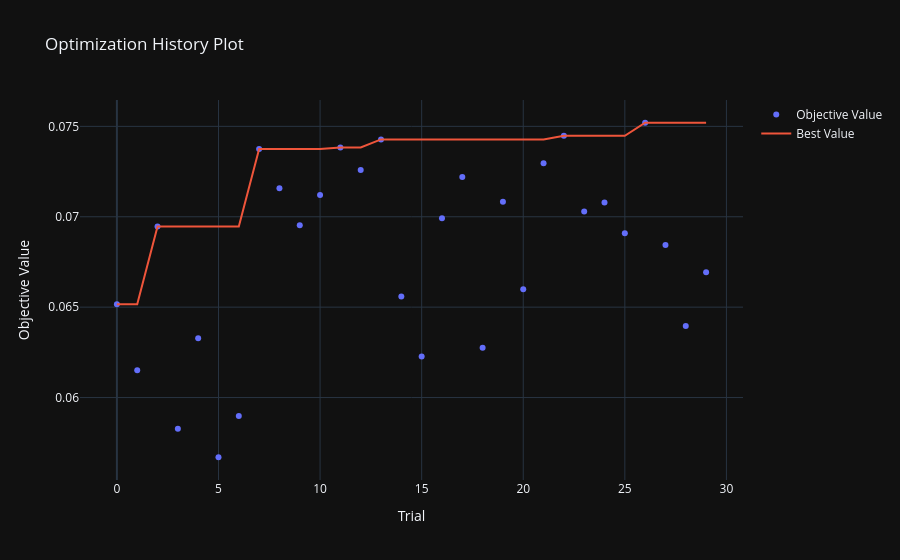
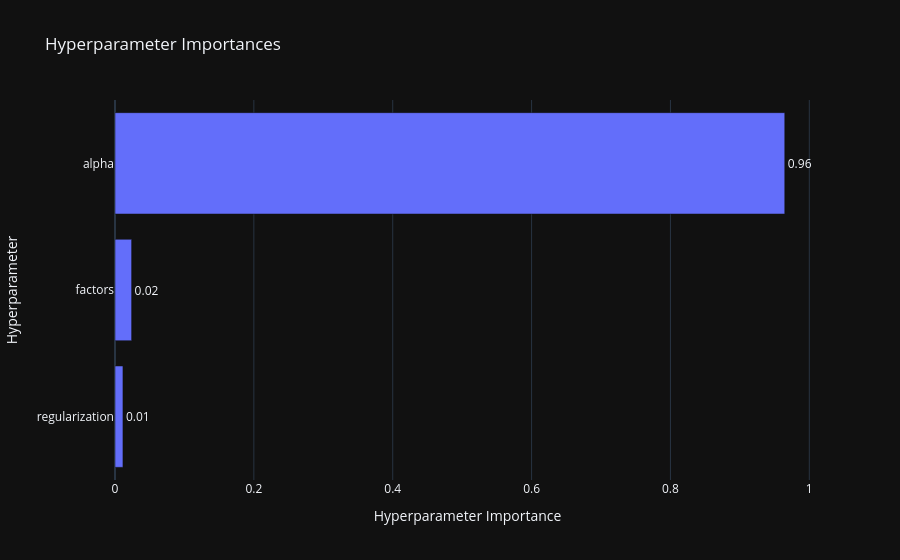
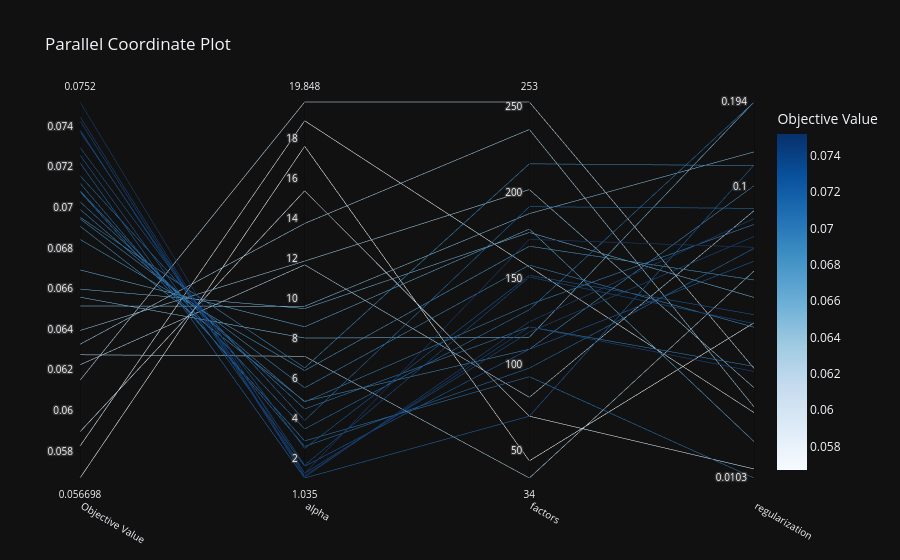

The notebook cell these images were saved under, in order:
### Code cell
import optuna.visualization as vis
import matplotlib.pyplot as plt

fig1 = vis.plot_optimization_history(study)
fig1.show()

fig2 = vis.plot_param_importances(study)
fig2.show()

fig3 = vis.plot_parallel_coordinate(study)
fig3.show()

print("\n" + "="*30)
print(f"ЛУЧШИЙ РЕЗУЛЬТАТ (NDCG@20): {study.best_value:.4f}")
print("ЛУЧШИЕ ПАРАМЕТРЫ:")
for key, value in study.best_params.items():
    print(f" - {key}: {value}")
print("="*30)

### Figure 1 — Plotly figure (JSON) as saved in the notebook; plotly's stock layout.template omitted (floating-point values rounded to 4 significant figures)
{"data": [{"mode": "markers", "name": "Objective Value", "x": [0, 1, 2, 3, 4, 5, 6, 7, 8, 9, 10, 11, 12, 13, 14, 15, 16, 17, 18, 19, 20, 21, 22, 23, 24, 25, 26, 27, 28, 29], "y": [0.06516, 0.06151, 0.06945, 0.05827, 0.06328, 0.0567, 0.05897, 0.07375, 0.07157, 0.06953, 0.0712, 0.07383, 0.07259, 0.07428, 0.0656, 0.06227, 0.06992, 0.07221, 0.06276, 0.07083, 0.06599, 0.07296, 0.07448, 0.07029, 0.07079, 0.06909, 0.0752, 0.06844, 0.06396, 0.06694], "type": "scatter"}, {"mode": "lines", "name": "Best Value", "x": [0, 1, 2, 3, 4, 5, 6, 7, 8, 9, 10, 11, 12, 13, 14, 15, 16, 17, 18, 19, 20, 21, 22, 23, 24, 25, 26, 27, 28, 29], "y": [0.06516, 0.06516, 0.06945, 0.06945, 0.06945, 0.06945, 0.06945, 0.07375, 0.07375, 0.07375, 0.07375, 0.07383, 0.07383, 0.07428, 0.07428, 0.07428, 0.07428, 0.07428, 0.07428, 0.07428, 0.07428, 0.07428, 0.07448, 0.07448, 0.07448, 0.07448, 0.0752, 0.0752, 0.0752, 0.0752], "type": "scatter"}, {"marker": {"color": "#cccccc"}, "mode": "markers", "name": "Infeasible Trial", "showlegend": false, "x": [], "y": [], "type": "scatter"}], "layout": {"title": {"text": "Optimization History Plot"}, "xaxis": {"title": {"text": "Trial"}}, "yaxis": {"title": {"text": "Objective Value"}}}}

### Figure 2 — Plotly figure (JSON) as saved in the notebook; plotly's stock layout.template omitted (floating-point values rounded to 4 significant figures)
{"data": [{"cliponaxis": false, "hovertemplate": ["regularization (FloatDistribution): 0.01143912354192943<extra></extra>", "factors (IntDistribution): 0.023934867014113195<extra></extra>", "alpha (FloatDistribution): 0.9646260094439574<extra></extra>"], "name": "Objective Value", "orientation": "h", "text": ["0.01", "0.02", "0.96"], "textposition": "outside", "x": [0.01144, 0.02393, 0.9646], "y": ["regularization", "factors", "alpha"], "type": "bar"}], "layout": {"title": {"text": "Hyperparameter Importances"}, "xaxis": {"title": {"text": "Hyperparameter Importance"}}, "yaxis": {"title": {"text": "Hyperparameter"}}}}

### Figure 3 — Plotly figure (JSON) as saved in the notebook; plotly's stock layout.template omitted (floating-point values rounded to 4 significant figures)
{"data": [{"dimensions": [{"label": "Objective Value", "range": [0.0567, 0.0752], "values": [0.06516, 0.06151, 0.06945, 0.05827, 0.06328, 0.0567, 0.05897, 0.07375, 0.07157, 0.06953, 0.0712, 0.07383, 0.07259, 0.07428, 0.0656, 0.06227, 0.06992, 0.07221, 0.06276, 0.07083, 0.06599, 0.07296, 0.07448, 0.07029, 0.07079, 0.06909, 0.0752, 0.06844, 0.06396, 0.06694]}, {"label": "alpha", "range": [1.035, 19.85], "values": [9.626, 19.85, 5.55, 18.91, 13.77, 17.63, 15.4, 1.673, 3.915, 6.547, 2.613, 1.267, 1.623, 1.08, 8.036, 11.7, 4.841, 1.035, 7.124, 3.489, 9.514, 2.517, 1.145, 4.489, 2.893, 4.873, 1.27, 6.41, 11.89, 8.6]}, {"label": "factors", "range": [34, 253], "values": [188, 253, 158, 157, 237, 44, 70, 151, 192, 217, 98, 119, 109, 125, 116, 81, 135, 70, 34, 132, 177, 152, 122, 122, 93, 109, 173, 169, 202, 179]}, {"label": "regularization", "range": [-1.987, -0.7117], "ticktext": ["0.0103", "0.1", "0.194"], "tickvals": [-1.987, -1, -0.7117], "values": [-0.881, -1.615, -1.475, -1.765, -1.745, -1.46, -1.956, -1.463, -1.072, -0.9275, -1.208, -1.168, -1.252, -1.107, -0.7117, -1.08, -1.127, -0.9254, -1.285, -0.712, -1.374, -1.433, -1.625, -1.608, -1.987, -0.9959, -1.204, -1.315, -1.68, -1.863]}], "labelangle": 30, "labelside": "bottom", "line": {"color": [0.06516, 0.06151, 0.06945, 0.05827, 0.06328, 0.0567, 0.05897, 0.07375, 0.07157, 0.06953, 0.0712, 0.07383, 0.07259, 0.07428, 0.0656, 0.06227, 0.06992, 0.07221, 0.06276, 0.07083, 0.06599, 0.07296, 0.07448, 0.07029, 0.07079, 0.06909, 0.0752, 0.06844, 0.06396, 0.06694], "colorbar": {"title": {"text": "Objective Value"}}, "colorscale": [[0.0, "rgb(247,251,255)"], [0.125, "rgb(222,235,247)"], [0.25, "rgb(198,219,239)"], [0.375, "rgb(158,202,225)"], [0.5, "rgb(107,174,214)"], [0.625, "rgb(66,146,198)"], [0.75, "rgb(33,113,181)"], [0.875, "rgb(8,81,156)"], [1.0, "rgb(8,48,107)"]], "reversescale": false, "showscale": true}, "type": "parcoords"}], "layout": {"title": {"text": "Parallel Coordinate Plot"}}}
